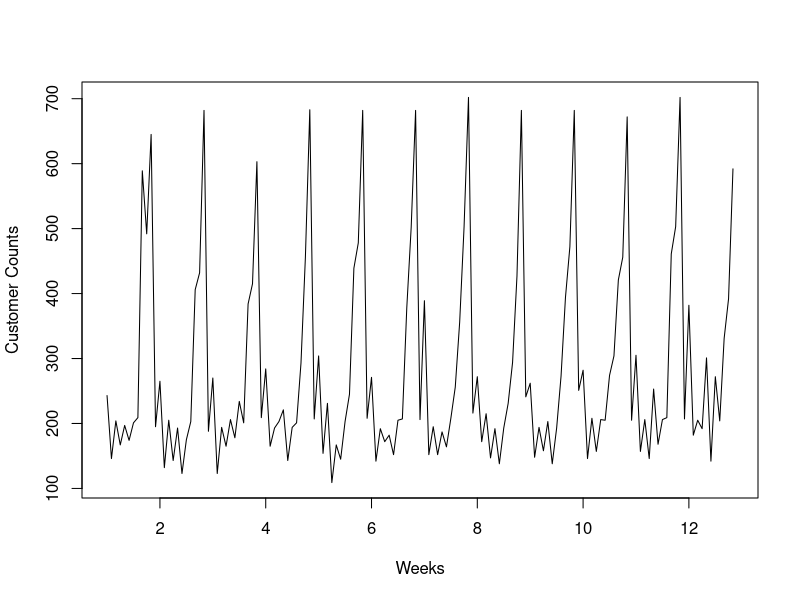
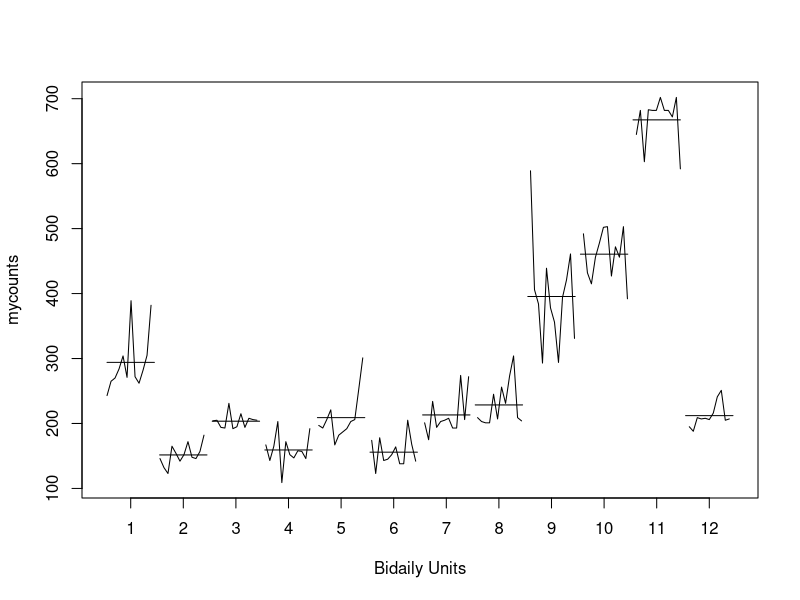
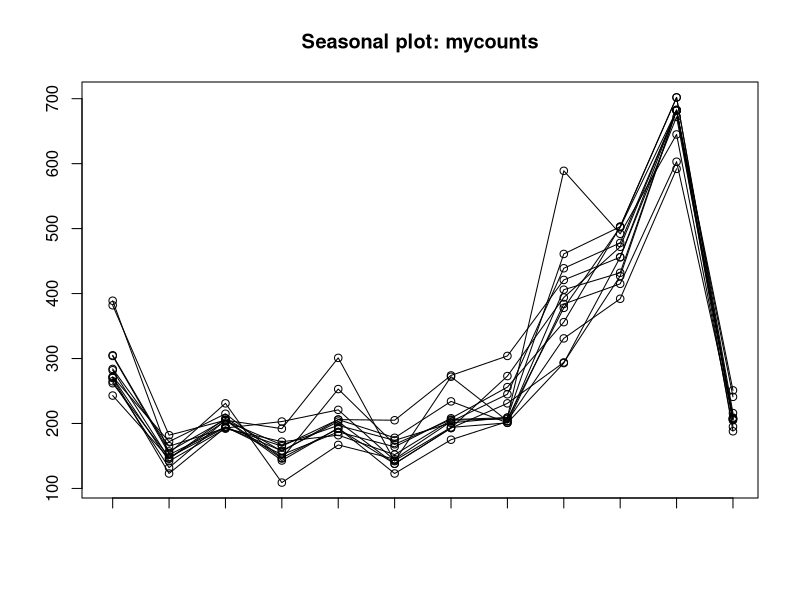
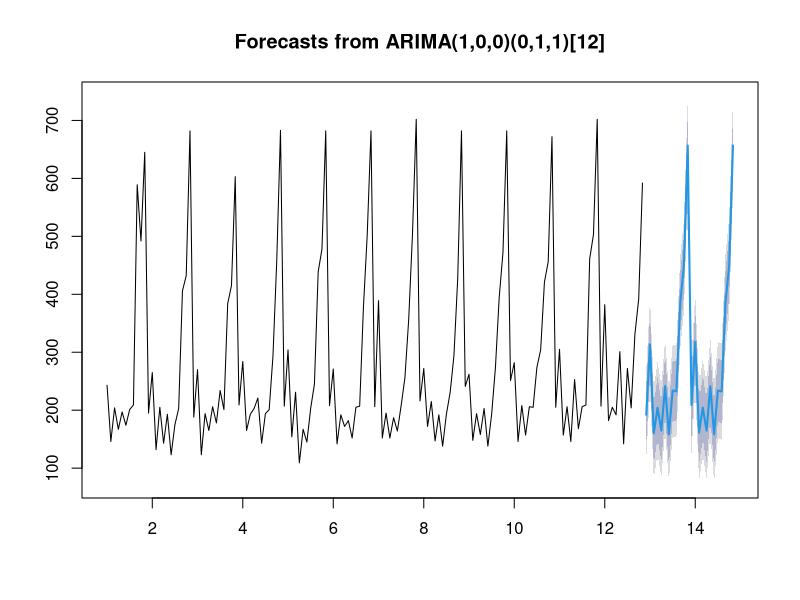

Recreate these plots in R, in order.
#Name: Jon Zimmerman
#Date Last Edited: 01/24/2020
#Purpose: TS Load Data

#---------------------------------------------------------------------------------------#
setwd("C:\\Users\\Jon Zimmerman\\Desktop")
myts=read.csv("ITstore-bidaily.csv",sep=";")
dim(myts)
#143  2
colnames(myts)[which(names(myts)=="X1")]="Time"
colnames(myts)[which(names(myts)=="X203")]="Value"

#2 obs per day
#Convert counts to time series
mycounts=ts(myts$Value,start=1,frequency=12)

#Visualization
plot(mycounts,ylab="Customer Counts",xlab="Weeks")


#Bidaily Plots - 12 total - single time units within season pattern
install.packages("forecast")
library(forecast)
monthplot(mycounts,labels=1:12,xlab="Bidaily Units")


#Season Plot - compare seasons - used to compare seasonal units (12 business weeks)
seasonplot(mycounts,season.labels=F,xlab="")

#No-trend in dataset, but clear seasonal pattern
#Need to fit a model that captures seasonality
#Simple models are excluded

#Choosing Suitable Model
#1.) Exponential smoothing 
#2.) Seasonal ARIMA

#Simplicity of data means comlicated models would be overkill, 
#simple method would be too primitive

#Seasonal ARIMA based on linear assumption
#forecast will be constant for fhe forecasted weeks
#data doesnt show any exponential character
#no trend is present

#Model forecast
plot(forecast(auto.arima(mycounts)))
